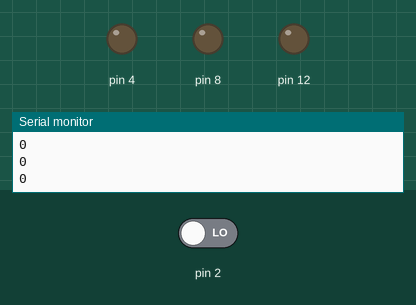
The sketch below on a simulated Arduino Uno, built with avr-gcc and run on an emulated ATmega328P. Shown: output pins drawn as LEDs (lit = HIGH), the last lines printed to the serial monitor. Inputs (shaded band) come from the test bench; at power-on: pin 2 LOW.

Above: at 1.2 s.
1.3 s: pin 2 driven HIGH
At 2.2 s:
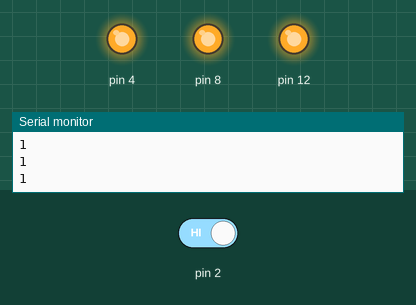
2.8 s: pin 2 driven LOW
At 3.6 s:
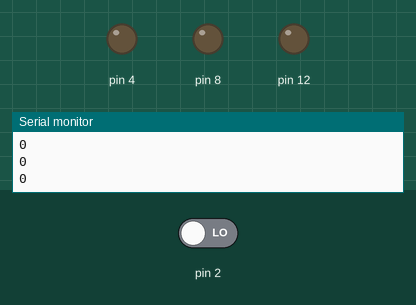
Timing chart, 0 to 5.8 s (numbered marks = the images above; inputs shaded):
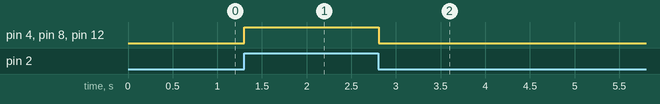

The sketch:

Controlling_multiple_LEDs_using_button_or_switch.ino
```cpp
int buttonState = 0;

void setup()
{
  pinMode(2, INPUT);
  pinMode(12, OUTPUT);
  pinMode(8, OUTPUT);
  pinMode(4, OUTPUT);
  Serial.begin(9600);

}

void loop()
{
  buttonState = digitalRead(2);
  Serial.println(buttonState);
  if (buttonState == 1){
    digitalWrite(4,HIGH);
    digitalWrite(8, HIGH);
    digitalWrite(12, HIGH);
    delay(10);
  }
  else {
    digitalWrite(4,LOW);
    digitalWrite(8, LOW);
    digitalWrite(12, LOW);
    delay(10);
  }
}
```

Measured:
- after the input at 1.3 s, pin 4, pin 8, pin 12: LOW → HIGH at once
- after the input at 2.8 s, pin 4, pin 8, pin 12: HIGH → LOW at once
